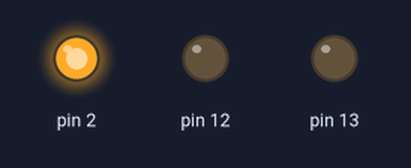
A sketch run on a simulated Arduino Uno, built with avr-gcc and run on an emulated ATmega328P. Shown: output pins drawn as LEDs (lit = HIGH).

Above: at 14.3 s.
At 15.3 s:
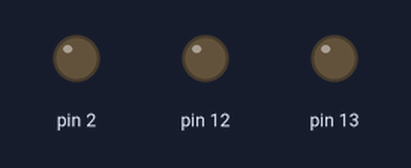
At 16.3 s:
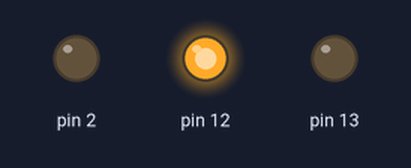
At 18.3 s:
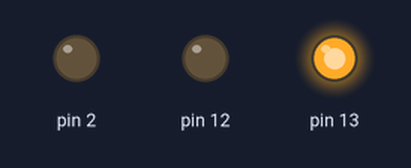
At 19.3 s:
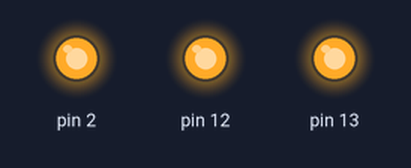
Timing chart, 0 to 20.8 s (numbered marks = the images above):
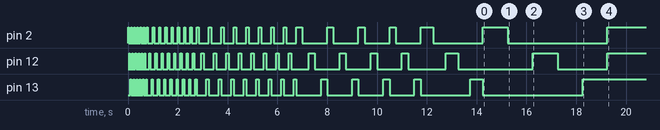

The sketch:

Bharat_Pi_Node_WiFi_LED_Splash.ino
```cpp
// (licence header left out)
void ledBlink(int time){
  digitalWrite(2, HIGH);
  delay(time);
  digitalWrite(2, LOW);
  delay(time);
  digitalWrite(12, HIGH);
  delay(time);
  digitalWrite(12, LOW);
  delay(time);
  digitalWrite(13, HIGH);
  delay(time);
  digitalWrite(13, LOW);
}

void setup() {
  // put your setup code here, to run once:
  Serial.begin(115200);
  pinMode(2, OUTPUT);
  pinMode(12, OUTPUT);
  pinMode(13, OUTPUT);

  ledBlink(25);
  ledBlink(25);
  ledBlink(25);
  ledBlink(25);
  ledBlink(25);
  ledBlink(25);
  ledBlink(50);
  ledBlink(50);
  ledBlink(50);
  ledBlink(50);
  ledBlink(50);
  ledBlink(50);
  ledBlink(50);
  ledBlink(50);
  ledBlink(100);
  ledBlink(100);
  ledBlink(100);
  ledBlink(100);
  ledBlink(100);
  ledBlink(100);
  ledBlink(100);
  ledBlink(100);
  ledBlink(250);
  ledBlink(250);
  ledBlink(250);
  ledBlink(250);
  ledBlink(500);
  ledBlink(1000);

  digitalWrite(2, LOW);
  digitalWrite(12, LOW);
  digitalWrite(13, LOW);
}

void loop() {
  // put your main code here, to run repeatedly:
  digitalWrite(2, HIGH);
  digitalWrite(12, HIGH);
  digitalWrite(13, HIGH);
}
```
